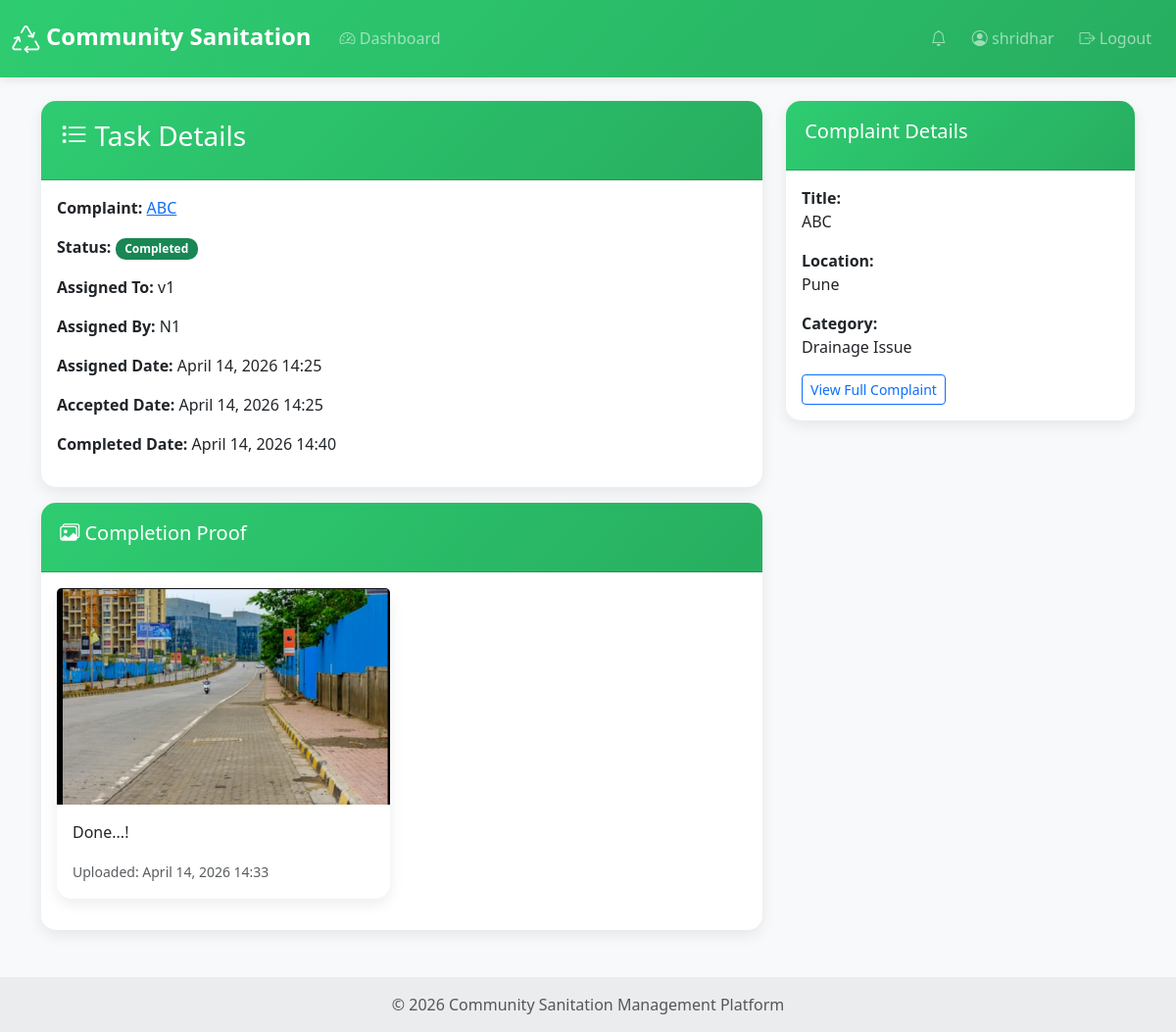
Page /tasks/1/ (signed in) on the committed database.
### users/models.py (models this page shows, shortened)
class CustomUser(AbstractUser):
    ROLE_CHOICES = [
        ('VOLUNTEER', 'Volunteer'),
        ('NGO', 'NGO'),
        ('ADMIN', 'Admin'),
    ]
    role = models.CharField(max_length=10, choices=ROLE_CHOICES, default='VOLUNTEER')
    email = models.EmailField(unique=True)
    is_active = models.BooleanField(default=True)
    created_at = models.DateTimeField(auto_now_add=True)
    class Meta:
        verbose_name = 'User'
        verbose_name_plural = 'Users'
    def is_volunteer(self):
        return self.role == 'VOLUNTEER'
    def is_ngo(self):
        return self.role == 'NGO'
    def is_admin_user(self):
        return self.role == 'ADMIN' or self.is_superuser

### tasks/models.py (models this page shows, shortened)
class Task(models.Model):
    STATUS_CHOICES = [
        ('TASK_ASSIGNED', 'Task Assigned'),
        ('IN_PROGRESS', 'In Progress'),
        ('AWAITING_CONFIRMATION', 'Awaiting NGO Confirmation'),
        ('COMPLETED', 'Completed'),
        ('DECLINED', 'Declined'),
    ]
    complaint = models.OneToOneField(Complaint, on_delete=models.CASCADE, related_name='task')
    assigned_volunteer = models.ForeignKey(settings.AUTH_USER_MODEL, on_delete=models.CASCADE, related_name='assigned_tasks')
    assigned_by = models.ForeignKey(settings.AUTH_USER_MODEL, on_delete=models.CASCADE, related_name='assigned_tasks_by')
    status = models.CharField(max_length=25, choices=STATUS_CHOICES, default='TASK_ASSIGNED')
    assigned_at = models.DateTimeField(auto_now_add=True)
    accepted_at = models.DateTimeField(null=True, blank=True)
    completed_at = models.DateTimeField(null=True, blank=True)
    updated_at = models.DateTimeField(auto_now=True)
    class Meta:
        ordering = ['-assigned_at']

class TaskCompletionProof(models.Model):
    task = models.ForeignKey(Task, on_delete=models.CASCADE, related_name='completion_proofs')
    image = models.ImageField(upload_to='task_proofs/')
    description = models.TextField(blank=True)
    uploaded_at = models.DateTimeField(auto_now_add=True)
    class Meta:
        ordering = ['-uploaded_at']

### complaints/models.py (models this page shows, shortened)
class Complaint(models.Model):
    STATUS_CHOICES = [
        ('PENDING', 'Pending'),
        ('ACCEPTED', 'Accepted'),
        ('REJECTED', 'Rejected'),
        ('TASK_ASSIGNED', 'Task Assigned'),
        ('IN_PROGRESS', 'In Progress'),
        ('COMPLETED', 'Completed'),
    ]
    CATEGORY_CHOICES = [
        ('WASTE_MANAGEMENT', 'Waste Management'),
        ('DRAINAGE', 'Drainage Issue'),
        ('PUBLIC_TOILET', 'Public Toilet'),
        ('STREET_CLEANING', 'Street Cleaning'),
        ('WATER_SUPPLY', 'Water Supply'),
        ('OTHER', 'Other'),
    ]
    title = models.CharField(max_length=200)
    description = models.TextField()
    location = models.CharField(max_length=300)
    category = models.CharField(max_length=20, choices=CATEGORY_CHOICES, default='OTHER')
    image = models.ImageField(upload_to='complaints/', blank=True, null=True)
    submitted_by = models.ForeignKey(settings.AUTH_USER_MODEL, on_delete=models.CASCADE, related_name='complaints')
    linked_ngo = models.ForeignKey(NGOProfile, on_delete=models.CASCADE, related_name='complaints', null=True, blank=True)
    assigned_ngo = models.ForeignKey(NGOProfile, on_delete=models.SET_NULL, null=True, blank=True, related_name='assigned_complaints', help_text='NGO handling this complaint')
    volunteers_helping = models.ManyToManyField(settings.AUTH_USER_MODEL, blank=True, related_name='helping_complaints', help_text='Volunteers helping with this complaint')
    is_assigned = models.BooleanField(default=False, help_text='Whether complaint has been assigned to volunteers')
    status = models.CharField(max_length=15, choices=STATUS_CHOICES, default='PENDING')
    created_at = models.DateTimeField(auto_now_add=True)
    updated_at = models.DateTimeField(auto_now=True)
    class Meta:
        ordering = ['-created_at']

### tasks/views.py (the view)
# urls.py: path('<int:task_id>/', views.task_detail, name='task_detail'),
@login_required
def task_detail(request, task_id):
    task = get_object_or_404(Task, id=task_id)
    can_view = False
    if request.user.is_admin_user():
        can_view = True
    elif task.assigned_volunteer == request.user:
        can_view = True
    elif request.user.is_ngo() and (
        task.assigned_by == request.user or
        (task.complaint.linked_ngo and task.complaint.linked_ngo.user == request.user) or
        (task.complaint.assigned_ngo and task.complaint.assigned_ngo.user == request.user)
    ):
        can_view = True
    if not can_view:
        messages.error(request, 'You do not have permission to view this task.')
        return redirect('tasks:task_list')
    proofs = task.completion_proofs.all()
    context = {
        'task': task,
        'proofs': proofs,
    }
    return render(request, 'tasks/task_detail.html', context)

### templates/tasks/task_detail.html (shortened to what this page needs)
{% extends 'base.html' %}
{% block content %}
<div class="row">
    <div class="col-md-8">
        <div class="card">
            <div class="card-header">
                <h3><i class="bi bi-list-task"></i> Task Details</h3>
            </div>
            <div class="card-body">
                <div class="mb-3">
                    <strong>Complaint:</strong>
                    <a href="{% url 'complaints:complaint_detail' task.complaint.id %}">{{ task.complaint.title }}</a>
                </div>
                <div class="mb-3">
                    <strong>Status:</strong>
                    {% if task.status == 'COMPLETED' %}
                    <span class="badge bg-success">{{ task.get_status_display }}</span>
                    {% elif task.status == 'IN_PROGRESS' %}
                    <span class="badge bg-info">{{ task.get_status_display }}</span>
                    {% elif task.status == 'AWAITING_CONFIRMATION' %}
                    <span class="badge bg-warning">{{ task.get_status_display }}</span>
                    {% else %}
                    <span class="badge bg-secondary">{{ task.get_status_display }}</span>
                    {% endif %}
                </div>
                <div class="mb-3">
                    <strong>Assigned To:</strong> {{ task.assigned_volunteer.username }}
                </div>
                <div class="mb-3">
                    <strong>Assigned By:</strong> {{ task.assigned_by.username }}
                </div>
                <div class="mb-3">
                    <strong>Assigned Date:</strong> {{ task.assigned_at|date:"F d, Y H:i" }}
                </div>
                {% if task.accepted_at %}
                <div class="mb-3">
                    <strong>Accepted Date:</strong> {{ task.accepted_at|date:"F d, Y H:i" }}
                </div>
                {% endif %}
                {% if task.completed_at %}
                <div class="mb-3">
                    <strong>Completed Date:</strong> {{ task.completed_at|date:"F d, Y H:i" }}
                </div>
                {% endif %}
            </div>
        </div>
        {% if proofs %}
        <div class="card mt-3">
            <div class="card-header">
                <h5><i class="bi bi-images"></i> Completion Proof</h5>
            </div>
            <div class="card-body">
                <div class="row">
                    {% for proof in proofs %}
                    <div class="col-md-6 mb-3">
                        <div class="card">
                            <img src="{{ proof.image.url }}" class="card-img-top" alt="Proof">
                            <div class="card-body">
                                {% if proof.description %}
                                <p class="card-text">{{ proof.description }}</p>
                                {% endif %}
                                <small class="text-muted">Uploaded: {{ proof.uploaded_at|date:"F d, Y H:i" }}</small>
                            </div>
                        </div>
                    </div>
                    {% endfor %}
                </div>
            </div>
        </div>
        {% endif %}
    </div>
    <div class="col-md-4">
        <div class="card">
            <div class="card-header">
                <h5>Complaint Details</h5>
            </div>
            <div class="card-body">
                <p><strong>Title:</strong><br>{{ task.complaint.title }}</p>
                <p><strong>Location:</strong><br>{{ task.complaint.location }}</p>
                <p><strong>Category:</strong><br>{{ task.complaint.get_category_display }}</p>
                <a href="{% url 'complaints:complaint_detail' task.complaint.id %}" class="btn btn-sm btn-outline-primary">
                    View Full Complaint
                </a>
            </div>
        </div>
    </div>
</div>
{% endblock %}

### templates/base.html (shortened to what this page needs)
{% load static %}
<!DOCTYPE html>
<html lang="en">
<head>
    <link href="https://cdn.jsdelivr.net/npm/bootstrap@5.3.0/dist/css/bootstrap.min.css" rel="stylesheet">
    <link rel="stylesheet" href="https://cdn.jsdelivr.net/npm/bootstrap-icons@1.11.0/font/bootstrap-icons.css">
</head>
<body>
    <nav class="navbar navbar-expand-lg navbar-dark bg-primary">
        <div class="container-fluid">
            <a class="navbar-brand" href="{% if user.is_authenticated %}{% url 'users:dashboard' %}{% else %}{% url 'home' %}{% endif %}">
                <i class="bi bi-recycle"></i> Community Sanitation
            </a>
            {% if user.is_authenticated %}
            <div class="collapse navbar-collapse" id="navbarNav">
                <ul class="navbar-nav me-auto">
                    <li class="nav-item">
                        <a class="nav-link" href="{% url 'users:dashboard' %}">
                            <i class="bi bi-speedometer2"></i> Dashboard
                        </a>
                    </li>
                </ul>
                <ul class="navbar-nav">
                    <li class="nav-item position-relative">
                        <a class="nav-link" href="{% url 'notifications:notification_list' %}">
                            <i class="bi bi-bell"></i>
                        </a>
                    </li>
                    <li class="nav-item">
                        <a class="nav-link" href="{% url 'users:profile' %}">
                            <i class="bi bi-person-circle"></i> {{ user.username }}
                        </a>
                    </li>
                    <li class="nav-item">
                        <a class="nav-link" href="{% url 'users:logout' %}">
                            <i class="bi bi-box-arrow-right"></i> Logout
                        </a>
                    </li>
                </ul>
            </div>
            {% endif %}
        </div>
    </nav>
    <main class="container my-4">
        {% block content %}{% endblock %}
    </main>
    <footer class="bg-light text-center text-lg-start mt-5">
        <div class="text-center p-3" style="background-color: rgba(0, 0, 0, 0.05);">
            <p class="text-muted mb-0">
                © 2026 Community Sanitation Management Platform
            </p>
        </div>
    </footer>
</body>
</html>

### templates/base.html (style rules this page uses)
:root { --primary-color: #2ecc71; --secondary-color: #27ae60; --dark-color: #2c3e50; }
body { font-family: 'Segoe UI', Tahoma, Geneva, Verdana, sans-serif; background: #f8f9fa; }
.navbar { background: linear-gradient(135deg, var(--primary-color), var(--secondary-color)) !important; box-shadow: 0 2px 10px rgba(0,0,0,0.1); padding: 0.8rem 0; }
.navbar-brand { font-weight: 800; font-size: 1.5rem; transition: all 0.3s; }
.navbar-brand i { font-size: 1.8rem; vertical-align: middle; }
.nav-link { font-weight: 500; transition: all 0.3s; margin: 0 5px; border-radius: 5px; }
.card { border: none; border-radius: 15px; box-shadow: 0 5px 15px rgba(0,0,0,0.08); transition: all 0.3s; }
.card-header { background: linear-gradient(135deg, var(--primary-color), var(--secondary-color)); color: white; border-radius: 15px 15px 0 0 !important; padding: 1.2rem; font-weight: 700; }
.badge { border-radius: 10px; padding: 0.4em 0.8em; font-weight: 600; }
footer { margin-top: 80px; background: var(--dark-color); color: white; }
footer p { margin: 0; }

### rows in the picture
CustomUser: username "shridhar"
Task: complaint "ABC", status "Completed", assigned_volunteer.username "v1", assigned_by.username "N1", assigned_at "April 14, 2026 14:25", accepted_at "April 14, 2026 14:25", completed_at "April 14, 2026 14:40", complaint.location "Pune", complaint.category "Drainage Issue"
TaskCompletionProof: image (picture), description "Done...!", uploaded_at "April 14, 2026 14:33"
